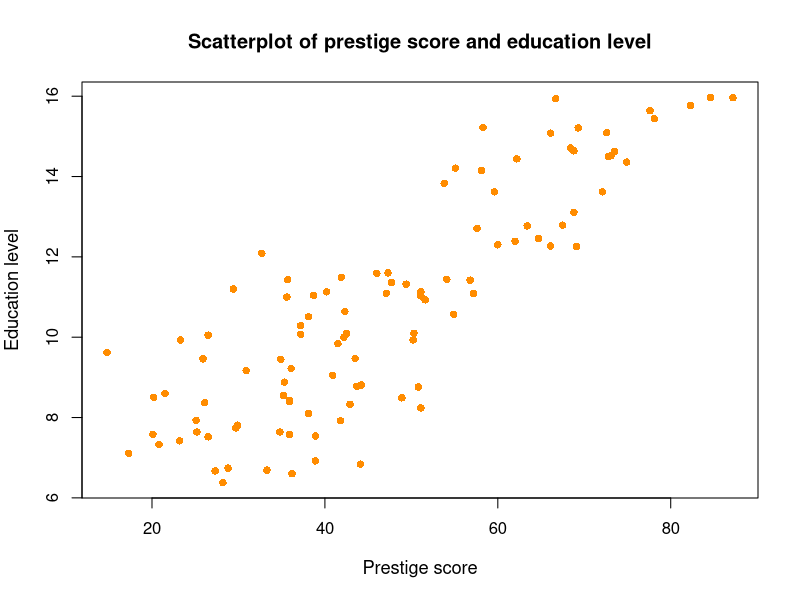
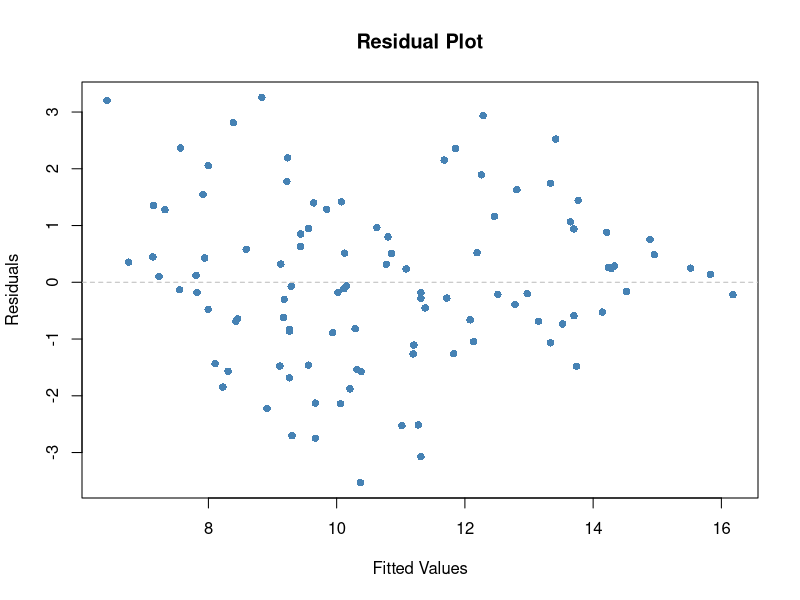
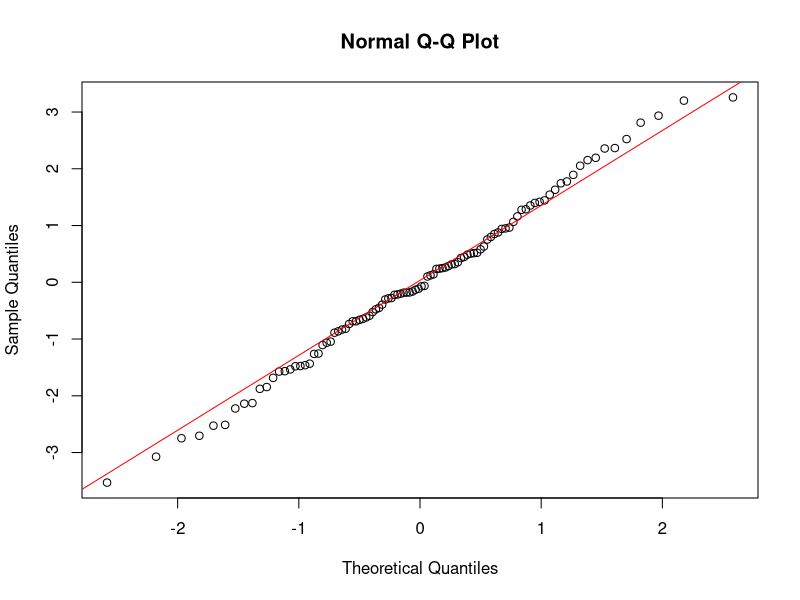
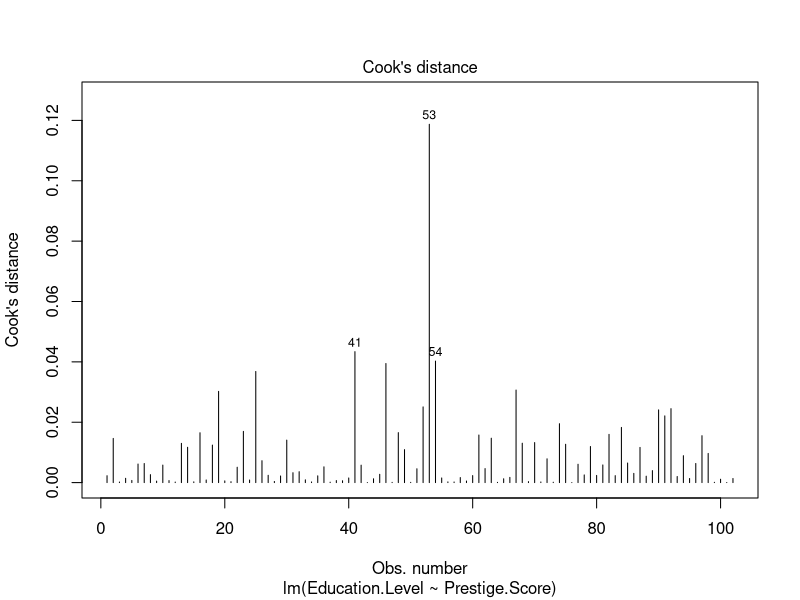
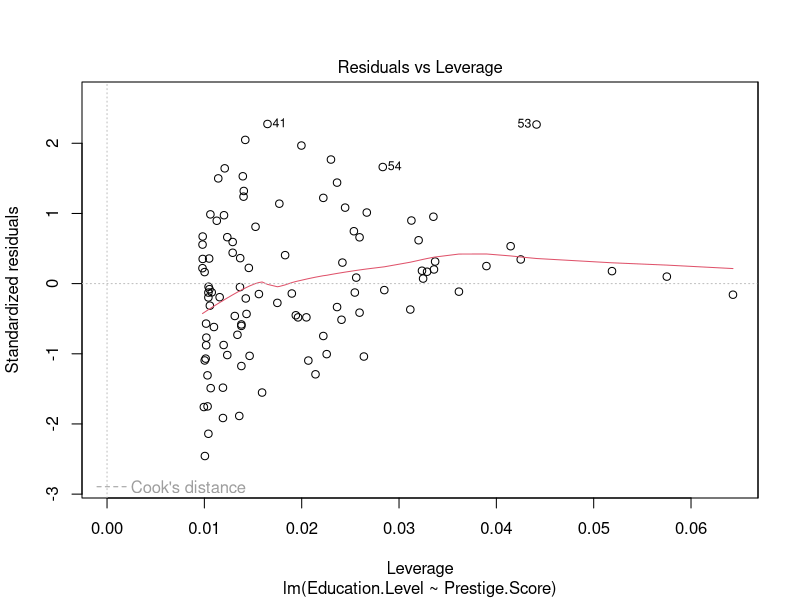

The R source for these figures, in order: (Note: this script raises an error after producing the figures.)
data <- read.csv("Canadian-1970-census.csv")
attach(data)

# 1. To get a sense of the data, generate a scatterplot to examine the 
# association between prestige score and years of education. Briefly describe 
# the form, direction, and strength of the association between the variables. 
# Calculate the correlation.  
plot(
  Prestige.Score, Education.Level, 
  main = "Scatterplot of prestige score and education level",
  xlab = "Prestige score", ylab = "Education level",
  pch = 16, col = "darkorange", cex.lab = 1.1, bg = "darkorange"
)

cor(Prestige.Score, Education.Level)

# 2. Perform a simple linear regression. Generate a residual plot. Assess 
# whether the model assumptions are met. Are there any outliers or influence 
# points?  If so, identify them by ID and comment on the effect of each on the 
# regression.
model_1 <- lm(Education.Level ~ Prestige.Score, data = data)
summary(model_1)
# Assumptions are met.

plot(model_1$fitted.values, model_1$residuals,
     main = "Residual Plot",
     xlab = "Fitted Values", ylab = "Residuals",
     pch = 16, col = "steelblue")
abline(h = 0, lty = 2, col = "gray")

qqnorm(model_1$residuals)
qqline(model_1$residuals, col = "red")
# Residuals are approximately normally distributed.

plot(model_1, which = 4)  # Cook's distance plot
# 41, 53, 54 number are influential.

plot(model_1, which = 5)  # Residuals vs leverage
# 54 is an outlier

# 3. Calculate the least squares regression equation that predicts prestige 
# from education, income and percentage of women. Formally test whether the 
# set of these predictors are associated with prestige at the  = 0.05 level.  
multiple_model <- lm(`Prestige Score` ~ `Education Level` + Income + 
                       `Percent of Workforce`, data = data)
anova(multiple_model)

# 4. If the overall model was significant, summarize the information about the 
# contribution of each variable separately at the same significance level as 
# used for the overall model (no need to do a formal 5-step procedure for each 
# one, just comment on the results of the tests). Provide interpretations for 
# any estimates that were significant.   Calculate 95% confidence intervals 
# where appropriate. 
summary(multiple_model)
confint(multiple_model)


# 5. Generate a residual plot showing the fitted values from the regression 
# against the residuals.  Is the fit of the model reasonable?  Are there any 
# outliers or influence points?  
plot(fitted(multiple_model), resid(multiple_model),
     main = "Fitted vs Residuals",
     xlab = "Fitted Values",
     ylab = "Residuals",
     pch = 16, col = "purple")
abline(h = 0, col = "red")
residuals_std <- rstudent(multiple_model)
which(abs(residuals_std) > 2)
influence <- cooks.distance(multiple_model)
canada[which(abs(residuals_std) > 2 | influence > 4 / nrow(canada)),
       c("Occupational Title", "Prestige Score", "Education Level", "Income")]



